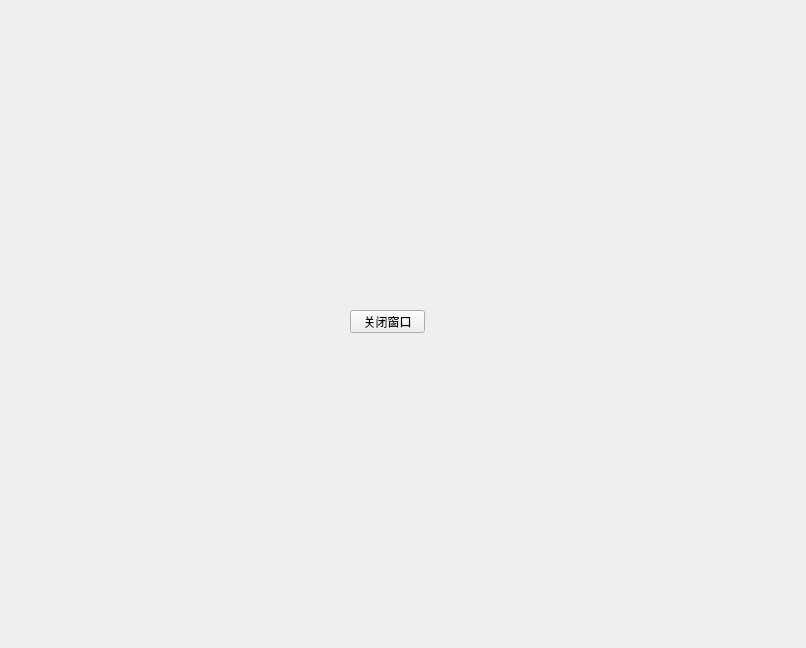
<?xml version="1.0" encoding="UTF-8"?>
<ui version="4.0">
 <class>Form</class>
 <widget class="QWidget" name="Form">
  <property name="geometry">
   <rect>
    <x>0</x>
    <y>0</y>
    <width>806</width>
    <height>648</height>
   </rect>
  </property>
  <property name="windowTitle">
   <string>Form</string>
  </property>
  <widget class="QPushButton" name="closeWinBtn">
   <property name="geometry">
    <rect>
     <x>350</x>
     <y>310</y>
     <width>75</width>
     <height>23</height>
    </rect>
   </property>
   <property name="text">
    <string>关闭窗口</string>
   </property>
  </widget>
 </widget>
 <resources/>
 <connections>
  <connection>
   <sender>closeWinBtn</sender>
   <signal>clicked()</signal>
   <receiver>Form</receiver>
   <slot>close()</slot>
   <hints>
    <hint type="sourcelabel">
     <x>384</x>
     <y>324</y>
    </hint>
    <hint type="destinationlabel">
     <x>388</x>
     <y>378</y>
    </hint>
   </hints>
  </connection>
 </connections>
</ui>
